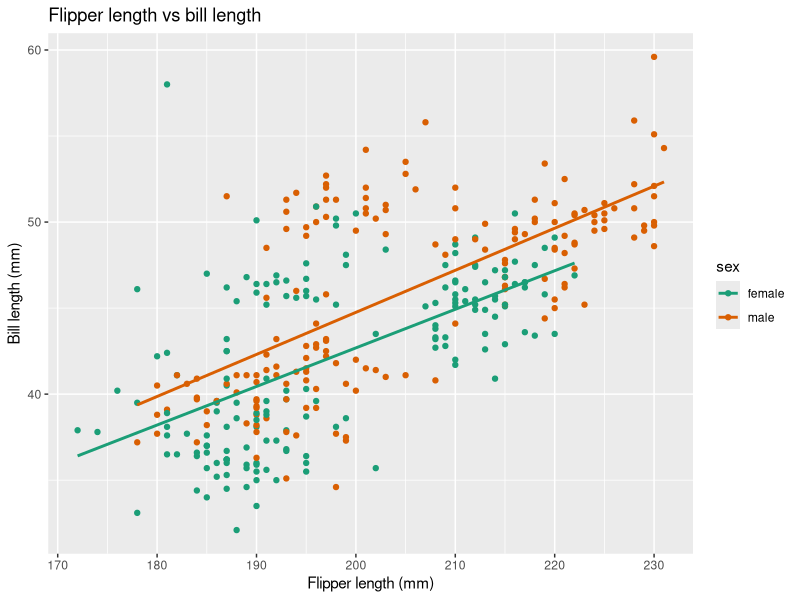
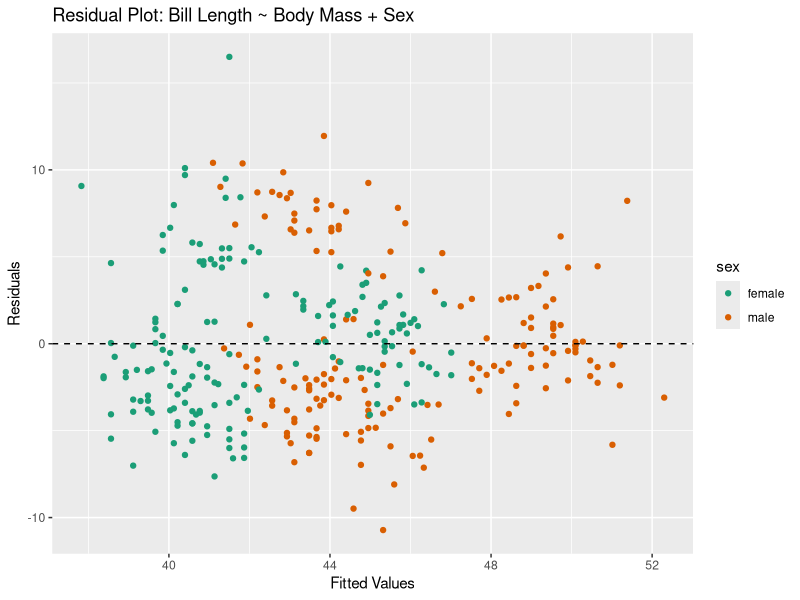

R code for these plots, in order:
## ---- chunk 1
#| label: setup
#| message: false

library(tidyverse)
library(modeldata)
## ---- chunk 2
penguins_sm <- penguins %>% 
  filter(!is.na(sex))
## ---- chunk 3
#| fig-alt: scatter plot and regresion highlighting correlations of bill length and flipper length across sexes seperately
#| warning: false
#| message: false
ggplot(penguins_sm,
       aes(x = flipper_length_mm,
           y = bill_length_mm,
           color = sex)) +
  geom_point() + 
  geom_smooth(method = "lm",
              se = FALSE) +
  scale_color_brewer(palette = "Dark2") +
  labs(
    title = "Flipper length vs bill length",
    x = "Flipper length (mm)",
    y = "Bill length (mm)",
  )
## ---- chunk 4
model1 = lm(bill_length_mm ~ flipper_length_mm,
            data = penguins_sm)

summary(model1)
## ---- chunk 5
model2 = lm(bill_length_mm ~ flipper_length_mm + body_mass_g,
            data = penguins_sm)

summary(model2)
## ---- chunk 6
model3 = lm(bill_length_mm ~ body_mass_g + sex,
            data = penguins_sm)

summary(model3)
## ---- chunk 7
#| fig-alt: Residual plot showing resdiuals for model3
#| warning: false
#| message: false
ggplot(data = penguins_sm, aes(x = fitted(model3),
                               y = resid(model3),
                               color = sex)) +
  geom_point() +
  geom_hline(yintercept = 0, 
             linetype = "dashed") +
  labs(
    title = "Residual Plot: Bill Length ~ Body Mass + Sex",
    x = "Fitted Values",
    y = "Residuals",
    color = "sex") +
  scale_color_brewer(palette = "Dark2")
## ---- chunk 8
model4 = lm(bill_length_mm ~ flipper_length_mm + body_mass_g + sex,
            data = penguins_sm)

summary(model4)
